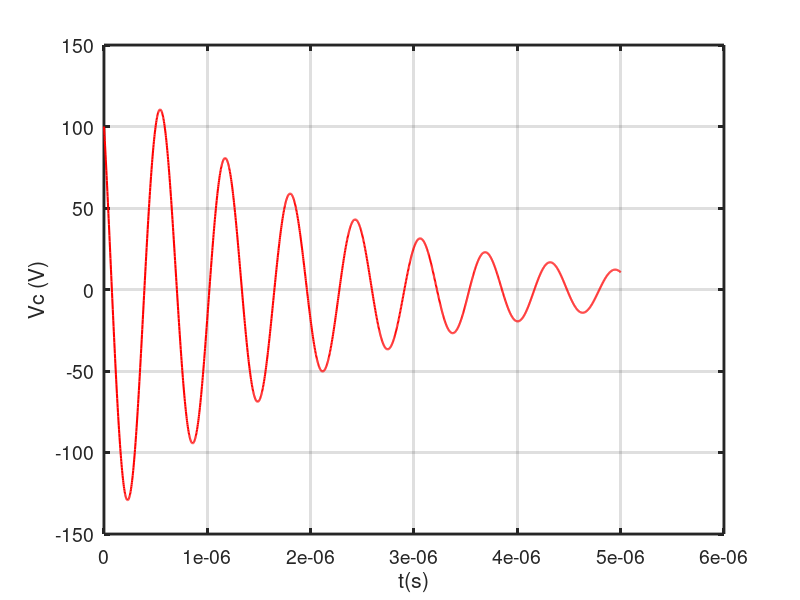

Reproduce this figure in MATLAB.

	
C=1e-9;
L=10e-6;
R=1e3;

Vc0=1e2;
IL0=1;

wn=1/sqrt(L*C);

zeta=(1/(2*R))*sqrt(L/C);


a=-IL0/C;
b=Vc0;

timeOscil=linspace(0,5e-6,2000);



for i=1:length(timeOscil)

    VCoscilOut(i)=exp(-zeta*wn*timeOscil(i))*((1/(wn*sqrt(1-zeta^2)))*(a-b*zeta*wn)*sin(wn*sqrt(1-zeta^2)*timeOscil(i))+b*cos(wn*sqrt(1-zeta^2)*timeOscil(i)));

end
	
	
	
figure(1)	
lWidth=1.5;
plot(timeOscil,VCoscilOut,'r','LineWidth',lWidth)
xlabel("t(s)", "fontsize", 14)
ylabel("Vc (V)", "fontsize", 14)
set(gca, "linewidth", 2, "fontsize", 14)
grid on
	 
	 
	 


	 
